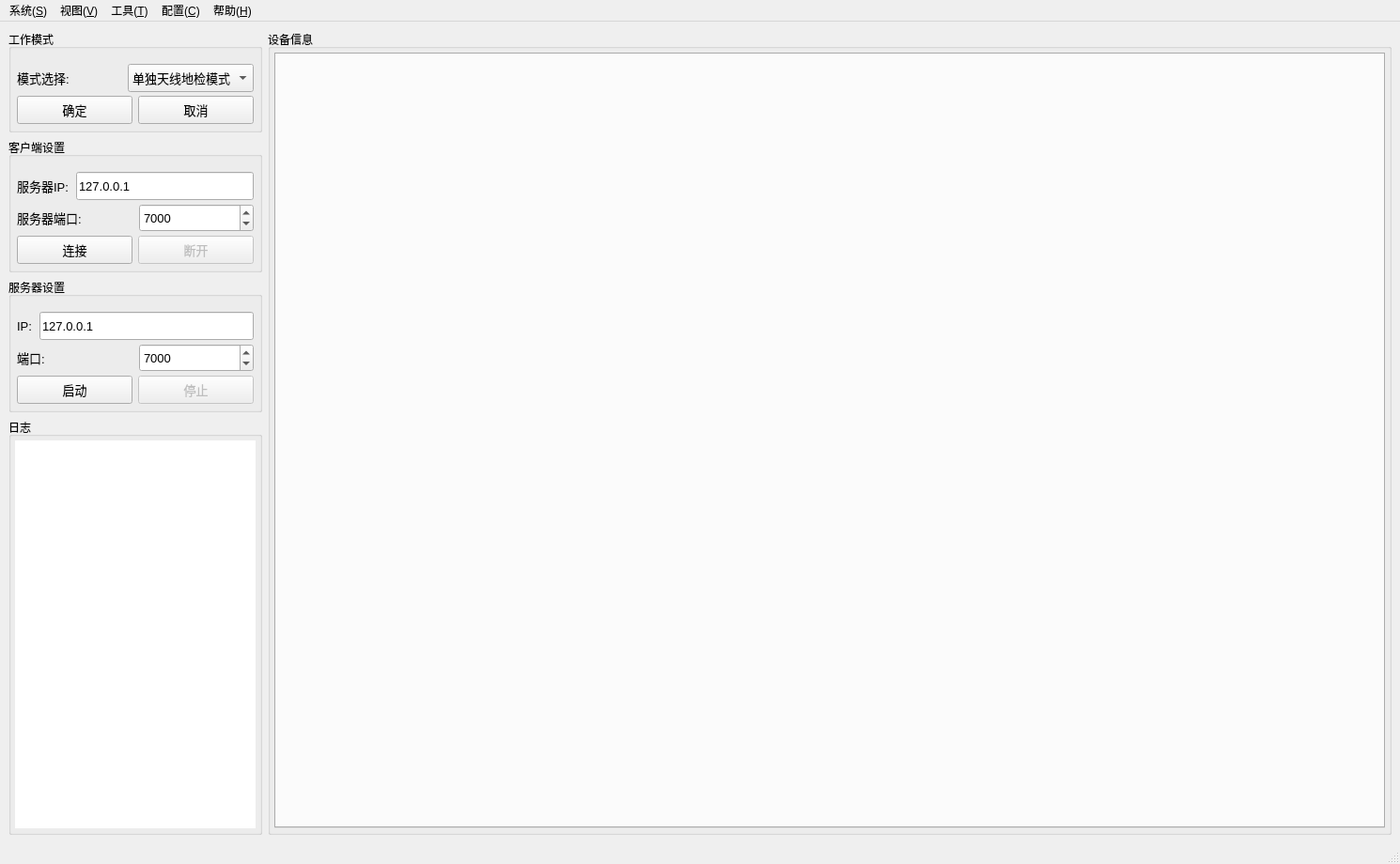
<?xml version="1.0" encoding="UTF-8"?>
<ui version="4.0">
 <class>MainWindow</class>
 <widget class="QMainWindow" name="MainWindow">
  <property name="geometry">
   <rect>
    <x>0</x>
    <y>0</y>
    <width>1490</width>
    <height>920</height>
   </rect>
  </property>
  <property name="font">
   <font>
    <pointsize>10</pointsize>
   </font>
  </property>
  <property name="windowTitle">
   <string>MainWindow</string>
  </property>
  <widget class="QWidget" name="centralwidget">
   <layout class="QHBoxLayout" name="horizontalLayout">
    <item>
     <layout class="QVBoxLayout" name="verticalLayout">
      <item>
       <widget class="QGroupBox" name="modeGroupBox">
        <property name="sizePolicy">
         <sizepolicy hsizetype="Fixed" vsizetype="Preferred">
          <horstretch>0</horstretch>
          <verstretch>0</verstretch>
         </sizepolicy>
        </property>
        <property name="maximumSize">
         <size>
          <width>300</width>
          <height>300</height>
         </size>
        </property>
        <property name="font">
         <font>
          <pointsize>9</pointsize>
         </font>
        </property>
        <property name="title">
         <string>工作模式</string>
        </property>
        <layout class="QVBoxLayout" name="verticalLayout_mode">
         <property name="spacing">
          <number>4</number>
         </property>
         <property name="leftMargin">
          <number>6</number>
         </property>
         <property name="topMargin">
          <number>16</number>
         </property>
         <property name="rightMargin">
          <number>6</number>
         </property>
         <property name="bottomMargin">
          <number>6</number>
         </property>
         <item>
          <layout class="QHBoxLayout" name="modeSelectionLayout">
           <property name="spacing">
            <number>8</number>
           </property>
           <item>
            <widget class="QLabel" name="modeLabel">
             <property name="minimumSize">
              <size>
               <width>0</width>
               <height>30</height>
              </size>
             </property>
             <property name="font">
              <font>
               <pointsize>10</pointsize>
              </font>
             </property>
             <property name="text">
              <string>模式选择:</string>
             </property>
            </widget>
           </item>
           <item>
            <widget class="QComboBox" name="modeComboBox">
             <property name="minimumSize">
              <size>
               <width>0</width>
               <height>30</height>
              </size>
             </property>
             <property name="font">
              <font>
               <pointsize>10</pointsize>
              </font>
             </property>
             <item>
              <property name="text">
               <string>单独天线地检模式</string>
              </property>
             </item>
             <item>
              <property name="text">
               <string>自动测试模式</string>
              </property>
             </item>
            </widget>
           </item>
          </layout>
         </item>
         <item>
          <layout class="QHBoxLayout" name="modeButtonLayout">
           <property name="spacing">
            <number>6</number>
           </property>
           <item>
            <widget class="QPushButton" name="confirmModeButton">
             <property name="minimumSize">
              <size>
               <width>0</width>
               <height>30</height>
              </size>
             </property>
             <property name="font">
              <font>
               <pointsize>10</pointsize>
              </font>
             </property>
             <property name="text">
              <string>确定</string>
             </property>
            </widget>
           </item>
           <item>
            <widget class="QPushButton" name="cancelModeButton">
             <property name="minimumSize">
              <size>
               <width>0</width>
               <height>30</height>
              </size>
             </property>
             <property name="font">
              <font>
               <pointsize>10</pointsize>
              </font>
             </property>
             <property name="text">
              <string>取消</string>
             </property>
            </widget>
           </item>
          </layout>
         </item>
        </layout>
       </widget>
      </item>
      <item>
       <widget class="QGroupBox" name="clientGroupBox">
        <property name="sizePolicy">
         <sizepolicy hsizetype="Fixed" vsizetype="Preferred">
          <horstretch>0</horstretch>
          <verstretch>0</verstretch>
         </sizepolicy>
        </property>
        <property name="maximumSize">
         <size>
          <width>300</width>
          <height>300</height>
         </size>
        </property>
        <property name="font">
         <font>
          <pointsize>9</pointsize>
         </font>
        </property>
        <property name="title">
         <string>客户端设置</string>
        </property>
        <layout class="QVBoxLayout" name="verticalLayout_client">
         <property name="spacing">
          <number>4</number>
         </property>
         <property name="leftMargin">
          <number>6</number>
         </property>
         <property name="topMargin">
          <number>16</number>
         </property>
         <property name="rightMargin">
          <number>6</number>
         </property>
         <property name="bottomMargin">
          <number>6</number>
         </property>
         <item>
          <layout class="QHBoxLayout" name="clientIpLayout">
           <property name="spacing">
            <number>8</number>
           </property>
           <item>
            <widget class="QLabel" name="clientIpLabel">
             <property name="minimumSize">
              <size>
               <width>0</width>
               <height>30</height>
              </size>
             </property>
             <property name="font">
              <font>
               <pointsize>10</pointsize>
              </font>
             </property>
             <property name="text">
              <string>服务器IP:</string>
             </property>
            </widget>
           </item>
           <item>
            <widget class="QLineEdit" name="clientIpLineEdit">
             <property name="minimumSize">
              <size>
               <width>0</width>
               <height>30</height>
              </size>
             </property>
             <property name="font">
              <font>
               <pointsize>10</pointsize>
              </font>
             </property>
             <property name="text">
              <string>127.0.0.1</string>
             </property>
            </widget>
           </item>
          </layout>
         </item>
         <item>
          <layout class="QHBoxLayout" name="clientPortLayout">
           <property name="spacing">
            <number>8</number>
           </property>
           <item>
            <widget class="QLabel" name="clientPortLabel">
             <property name="minimumSize">
              <size>
               <width>0</width>
               <height>30</height>
              </size>
             </property>
             <property name="font">
              <font>
               <pointsize>10</pointsize>
              </font>
             </property>
             <property name="text">
              <string>服务器端口:</string>
             </property>
            </widget>
           </item>
           <item>
            <widget class="QSpinBox" name="clientPortSpinBox">
             <property name="minimumSize">
              <size>
               <width>0</width>
               <height>30</height>
              </size>
             </property>
             <property name="font">
              <font>
               <pointsize>10</pointsize>
              </font>
             </property>
             <property name="minimum">
              <number>1</number>
             </property>
             <property name="maximum">
              <number>65535</number>
             </property>
             <property name="value">
              <number>7000</number>
             </property>
            </widget>
           </item>
          </layout>
         </item>
         <item>
          <layout class="QHBoxLayout" name="clientButtonLayout">
           <property name="spacing">
            <number>6</number>
           </property>
           <item>
            <widget class="QPushButton" name="connectClientButton">
             <property name="minimumSize">
              <size>
               <width>0</width>
               <height>30</height>
              </size>
             </property>
             <property name="font">
              <font>
               <pointsize>10</pointsize>
              </font>
             </property>
             <property name="text">
              <string>连接</string>
             </property>
            </widget>
           </item>
           <item>
            <widget class="QPushButton" name="disconnectClientButton">
             <property name="enabled">
              <bool>false</bool>
             </property>
             <property name="minimumSize">
              <size>
               <width>0</width>
               <height>30</height>
              </size>
             </property>
             <property name="font">
              <font>
               <pointsize>10</pointsize>
              </font>
             </property>
             <property name="text">
              <string>断开</string>
             </property>
            </widget>
           </item>
          </layout>
         </item>
        </layout>
       </widget>
      </item>
      <item>
       <widget class="QGroupBox" name="serverGroupBox">
        <property name="sizePolicy">
         <sizepolicy hsizetype="Fixed" vsizetype="Preferred">
          <horstretch>0</horstretch>
          <verstretch>0</verstretch>
         </sizepolicy>
        </property>
        <property name="maximumSize">
         <size>
          <width>300</width>
          <height>300</height>
         </size>
        </property>
        <property name="font">
         <font>
          <pointsize>9</pointsize>
         </font>
        </property>
        <property name="title">
         <string>服务器设置</string>
        </property>
        <layout class="QVBoxLayout" name="verticalLayout_server">
         <property name="spacing">
          <number>4</number>
         </property>
         <property name="leftMargin">
          <number>6</number>
         </property>
         <property name="topMargin">
          <number>16</number>
         </property>
         <property name="rightMargin">
          <number>6</number>
         </property>
         <property name="bottomMargin">
          <number>6</number>
         </property>
         <item>
          <layout class="QHBoxLayout" name="ipLayout">
           <property name="spacing">
            <number>8</number>
           </property>
           <item>
            <widget class="QLabel" name="ipLabel">
             <property name="minimumSize">
              <size>
               <width>0</width>
               <height>30</height>
              </size>
             </property>
             <property name="font">
              <font>
               <pointsize>10</pointsize>
              </font>
             </property>
             <property name="text">
              <string>IP:</string>
             </property>
            </widget>
           </item>
           <item>
            <widget class="QLineEdit" name="ipLineEdit">
             <property name="minimumSize">
              <size>
               <width>0</width>
               <height>30</height>
              </size>
             </property>
             <property name="font">
              <font>
               <pointsize>10</pointsize>
              </font>
             </property>
             <property name="text">
              <string>127.0.0.1</string>
             </property>
            </widget>
           </item>
          </layout>
         </item>
         <item>
          <layout class="QHBoxLayout" name="portLayout">
           <property name="spacing">
            <number>8</number>
           </property>
           <item>
            <widget class="QLabel" name="portLabel">
             <property name="minimumSize">
              <size>
               <width>0</width>
               <height>30</height>
              </size>
             </property>
             <property name="font">
              <font>
               <pointsize>10</pointsize>
              </font>
             </property>
             <property name="text">
              <string>端口:</string>
             </property>
            </widget>
           </item>
           <item>
            <widget class="QSpinBox" name="portSpinBox">
             <property name="minimumSize">
              <size>
               <width>0</width>
               <height>30</height>
              </size>
             </property>
             <property name="font">
              <font>
               <pointsize>10</pointsize>
              </font>
             </property>
             <property name="minimum">
              <number>1</number>
             </property>
             <property name="maximum">
              <number>65535</number>
             </property>
             <property name="value">
              <number>7000</number>
             </property>
            </widget>
           </item>
          </layout>
         </item>
         <item>
          <layout class="QHBoxLayout" name="buttonLayout">
           <property name="spacing">
            <number>6</number>
           </property>
           <item>
            <widget class="QPushButton" name="startServerButton">
             <property name="minimumSize">
              <size>
               <width>0</width>
               <height>30</height>
              </size>
             </property>
             <property name="font">
              <font>
               <pointsize>10</pointsize>
              </font>
             </property>
             <property name="text">
              <string>启动</string>
             </property>
            </widget>
           </item>
           <item>
            <widget class="QPushButton" name="stopServerButton">
             <property name="enabled">
              <bool>false</bool>
             </property>
             <property name="minimumSize">
              <size>
               <width>0</width>
               <height>30</height>
              </size>
             </property>
             <property name="font">
              <font>
               <pointsize>10</pointsize>
              </font>
             </property>
             <property name="text">
              <string>停止</string>
             </property>
            </widget>
           </item>
          </layout>
         </item>
        </layout>
       </widget>
      </item>
      <item>
       <widget class="QGroupBox" name="logGroupBox">
        <property name="sizePolicy">
         <sizepolicy hsizetype="Fixed" vsizetype="Preferred">
          <horstretch>0</horstretch>
          <verstretch>0</verstretch>
         </sizepolicy>
        </property>
        <property name="maximumSize">
         <size>
          <width>16777215</width>
          <height>16777215</height>
         </size>
        </property>
        <property name="font">
         <font>
          <pointsize>9</pointsize>
         </font>
        </property>
        <property name="title">
         <string>日志</string>
        </property>
        <layout class="QVBoxLayout" name="logLayout">
         <property name="leftMargin">
          <number>4</number>
         </property>
         <property name="topMargin">
          <number>4</number>
         </property>
         <property name="rightMargin">
          <number>4</number>
         </property>
         <property name="bottomMargin">
          <number>4</number>
         </property>
         <item>
          <widget class="QPlainTextEdit" name="logPlainTextEdit">
           <property name="frameShape">
            <enum>QFrame::NoFrame</enum>
           </property>
           <property name="frameShadow">
            <enum>QFrame::Plain</enum>
           </property>
           <property name="lineWidth">
            <number>0</number>
           </property>
           <property name="readOnly">
            <bool>true</bool>
           </property>
           <property name="plainText">
            <string/>
           </property>
          </widget>
         </item>
        </layout>
       </widget>
      </item>
     </layout>
    </item>
    <item>
     <widget class="QGroupBox" name="telemetryGroupBox">
      <property name="font">
       <font>
        <pointsize>9</pointsize>
       </font>
      </property>
      <property name="title">
       <string>设备信息</string>
      </property>
      <layout class="QVBoxLayout" name="telemetryLayout">
       <property name="leftMargin">
        <number>4</number>
       </property>
       <property name="topMargin">
        <number>4</number>
       </property>
       <property name="rightMargin">
        <number>4</number>
       </property>
       <property name="bottomMargin">
        <number>4</number>
       </property>
       <item>
        <widget class="CustomTabWidget" name="telemetryTabWidget"/>
       </item>
      </layout>
     </widget>
    </item>
   </layout>
  </widget>
  <widget class="QMenuBar" name="menubar">
   <property name="geometry">
    <rect>
     <x>0</x>
     <y>0</y>
     <width>1490</width>
     <height>22</height>
    </rect>
   </property>
   <property name="font">
    <font>
     <pointsize>9</pointsize>
    </font>
   </property>
   <widget class="QMenu" name="menuSystem">
    <property name="title">
     <string>系统(&amp;S)</string>
    </property>
    <addaction name="actionAutoTestWindow"/>
    <addaction name="separator"/>
    <addaction name="actionInstrumentControlWindow"/>
    <addaction name="separator"/>
    <addaction name="actionExit"/>
   </widget>
   <widget class="QMenu" name="menuView">
    <property name="title">
     <string>视图(&amp;V)</string>
    </property>
    <addaction name="actionViewAntenna"/>
    <addaction name="separator"/>
    <addaction name="actionViewTemperature"/>
    <addaction name="separator"/>
    <addaction name="actionViewPower"/>
    <addaction name="separator"/>
    <addaction name="actionViewElectronic"/>
   </widget>
   <widget class="QMenu" name="menuTool">
    <property name="title">
     <string>工具(&amp;T)</string>
    </property>
    <addaction name="actionLogExport"/>
    <addaction name="separator"/>
    <addaction name="actionDataReplay"/>
    <addaction name="separator"/>
    <addaction name="actionFirmwareUpgrade"/>
   </widget>
   <widget class="QMenu" name="menuConfig">
    <property name="title">
     <string>配置(&amp;C)</string>
    </property>
    <addaction name="actionNetworkConfig"/>
    <addaction name="separator"/>
    <addaction name="actionDataPathConfig"/>
   </widget>
   <widget class="QMenu" name="menuHelp">
    <property name="title">
     <string>帮助(&amp;H)</string>
    </property>
    <addaction name="actionAbout"/>
   </widget>
   <addaction name="menuSystem"/>
   <addaction name="menuView"/>
   <addaction name="menuTool"/>
   <addaction name="menuConfig"/>
   <addaction name="menuHelp"/>
  </widget>
  <widget class="QStatusBar" name="statusbar">
   <property name="font">
    <font>
     <pointsize>9</pointsize>
    </font>
   </property>
  </widget>
  <action name="actionAutoTestWindow">
   <property name="text">
    <string>自动测试窗口</string>
   </property>
  </action>
  <action name="actionInstrumentControlWindow">
   <property name="text">
    <string>仪器控制窗口</string>
   </property>
  </action>
  <action name="actionExit">
   <property name="text">
    <string>退出(&amp;X)</string>
   </property>
  </action>
  <action name="actionViewAntenna">
   <property name="text">
    <string>天线设备界面</string>
   </property>
  </action>
  <action name="actionViewTemperature">
   <property name="text">
    <string>天线温度界面</string>
   </property>
  </action>
  <action name="actionViewPower">
   <property name="text">
    <string>电源电压界面</string>
   </property>
  </action>
  <action name="actionViewElectronic">
   <property name="text">
    <string>电子设备界面</string>
   </property>
  </action>
  <action name="actionLogExport">
   <property name="text">
    <string>日志导出</string>
   </property>
  </action>
  <action name="actionDataReplay">
   <property name="text">
    <string>数据回放</string>
   </property>
  </action>
  <action name="actionFirmwareUpgrade">
   <property name="text">
    <string>固件升级</string>
   </property>
  </action>
  <action name="actionNetworkConfig">
   <property name="text">
    <string>网络设置</string>
   </property>
  </action>
  <action name="actionDataPathConfig">
   <property name="text">
    <string>数据保存路径</string>
   </property>
  </action>
  <action name="actionAbout">
   <property name="text">
    <string>关于(&amp;A)</string>
   </property>
  </action>
 </widget>
 <customwidgets>
  <customwidget>
   <class>CustomTabWidget</class>
   <extends>QTabWidget</extends>
   <header>customtabwidget.h</header>
   <container>1</container>
  </customwidget>
 </customwidgets>
 <resources/>
 <connections/>
</ui>
